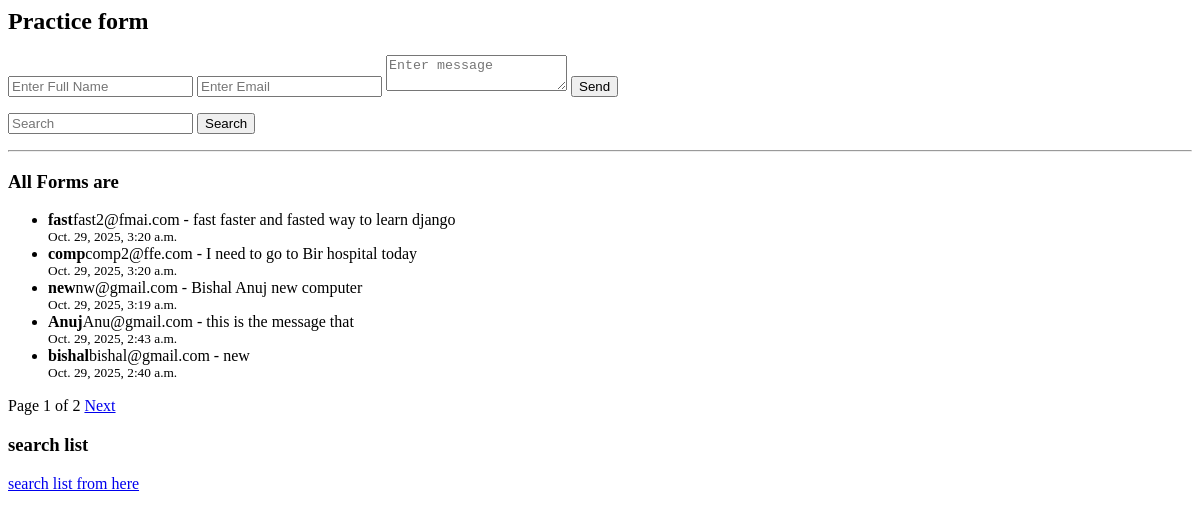
The app's page /practice/, older data.
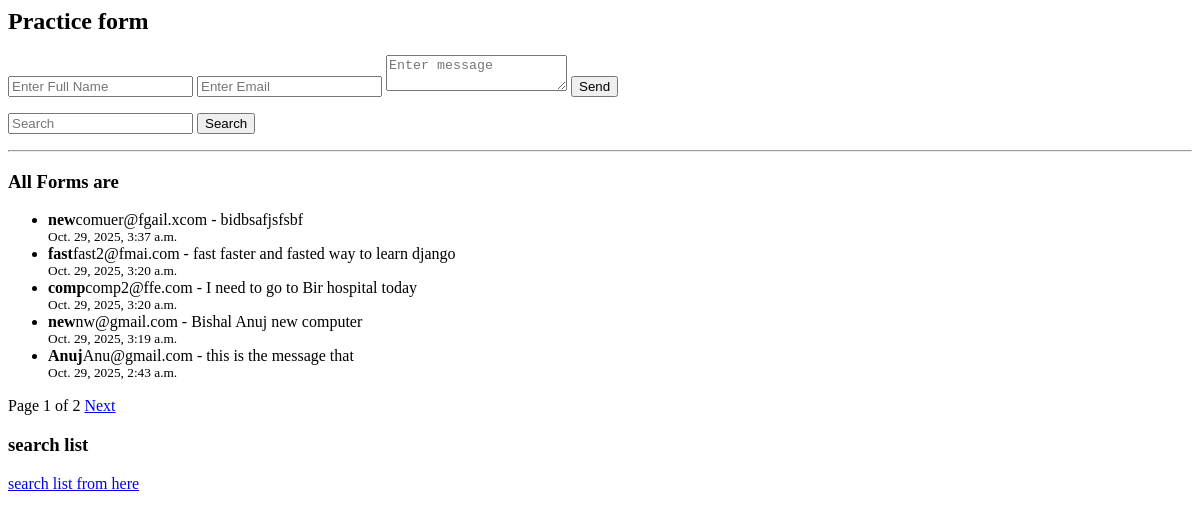
The same page, newer data.
### product/models.py (models this page shows, shortened)
class Practice(models.Model):
    name=models.CharField(max_length=100)
    email = models.EmailField()
    message = models.TextField()
    created_at = models.DateTimeField(auto_now_add=True)

### product/views.py (the view, shortened to what this page needs)
# urls.py: path('practice/', views.practice_view, name= 'practice'),
def practice_view(request):
    practices= Practice.objects.all().order_by('-created_at')
    query = request.GET.get('search','').strip()
    if query:
        practices = practices.filter( Q(name__icontains = query) | Q(email__icontains=query))
    paginator = Paginator(practices, 5)  # show 5 feedbacks per page
    page_number = request.GET.get('page')
    page_obj = paginator.get_page(page_number)
    return render(request, 'product/practice.html', {'practices':practices,'page_obj':page_obj})

### product/templates/product/practice.html (shortened to what this page needs)
<h2>Practice form</h2>
<form action="" method="post">
    <input type="text" name= "name" placeholder = "Enter Full Name">
    <input type="email" name="email" placeholder="Enter Email">
    <Textarea name="message" placeholder="Enter message"></Textarea>
    <button type="submit">Send</button>
</form>
<form action="" method="get">
    <input type="text" name="search" id="" placeholder="Search " value={{query}}>
    <button type="submit">Search</button>
</form>
    <hr>
    <h3>All Forms are</h3>
    {% if page_obj %}
    <ul>
        {% for practice in page_obj %}
        <li><strong>{{practice.name}}</strong>{{practice.email}} - {{practice.message}}</li>
        <small>{{practice.created_at}}</small>
        {% endfor %}
    </ul>
  <div>
    <span>Page {{ page_obj.number }} of {{ page_obj.paginator.num_pages }}</span>
    {% if page_obj.has_next %}
      <a href="?page={{ page_obj.next_page_number }}">Next</a>
    {% endif %}
  </div>
    {% else %}
    <p>No Feedback</p>
    {%endif%}
<h3>search list </h3>
<a href="{% url 'practice_list'%}">search list from here
</a>

Row changes from the older to the newer data that the page shows:
no longer on this page (row unchanged): Practice: name "bishal", email "bishal@gmail.com", message "new", created_at "Oct. 29, 2025, 2:40 a.m."
added Practice: name "new", email "comuer@fgail.xcom", message "bidbsafjsfsbf", created_at "Oct. 29, 2025, 3:37 a.m."
